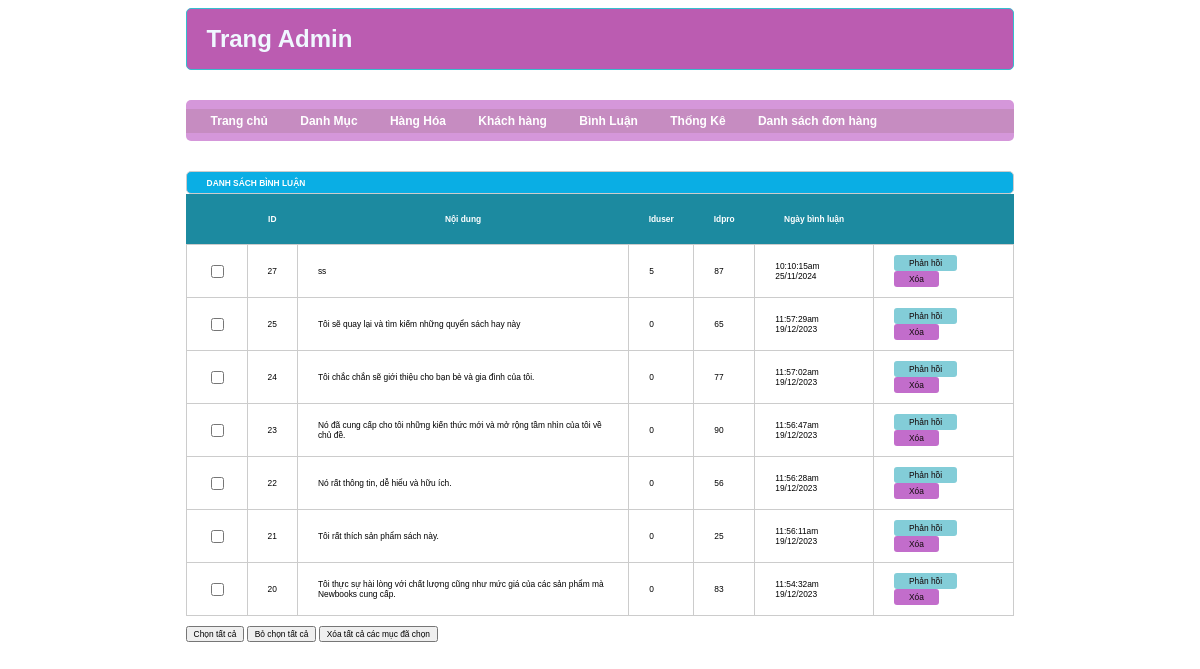
Screenshot of /admin/index.php?act=dsbl with the database file from the repository.
### tables this page shows
CREATE TABLE `binhluan` (
  `id` int(10) NOT NULL,
  `noidung` varchar(255) NOT NULL,
  `iduser` int(10) NOT NULL,
  `idpro` int(10) NOT NULL,
  `ngaybinhluan` varchar(30) NOT NULL
);

### model/pdo.php (called while the page is built, shortened)
<?php
function pdo_get_connection(){
    $dburl = "mysql:host=localhost;dbname=newbooks;charset=utf8";
    $username = 'root';
    $password = '';
    $conn = new PDO($dburl, $username, $password);
    $conn->setAttribute(PDO::ATTR_ERRMODE, PDO::ERRMODE_EXCEPTION);
    return $conn;
}
function pdo_query($sql){
    $sql_args = array_slice(func_get_args(), 1);
    try{
        $conn = pdo_get_connection();
        $stmt = $conn->prepare($sql);
        $stmt->execute($sql_args);
        $rows = $stmt->fetchAll();
        return $rows;
    }
    catch(PDOException $e){
        throw $e;
    }
    finally{
        unset($conn);
    }
}

### model/binhluan.php (called while the page is built, shortened)
<?php
    function loadall_binhluan($idpro){
        $sql="select * from  binhluan where 1";
        $sql.=" order by id desc";
        $listbl=pdo_query($sql);
        return $listbl;
    }
?>

### admin/binhluan/list.php (the view)
<div class="row">
    <div class="row frmtitle">
        <h1>DANH SÁCH BÌNH LUẬN </h1>
    </div>
    <div class="row frmcontennt">
            <div class="row mb10 frmdsloai">
             <table>
                <tr>
                    <th></th>
                    <th>ID</th>
                    <th>Nội dung</th>
                    <th>Iduser</th>
                    <th>Idpro</th>
                    <th>Ngày bình luận</th>
                    <th></th>
                </tr>
                <?php
                    foreach ($listbinhluan as $binhluan){
                        extract($binhluan);
                        $phanhoibl = "index.php?act=phanhoibl&id=".$id;
                        $xoabl = "index.php?act=xoabl&id=".$id;
                        echo '<tr>
                                <td><input type="checkbox" name="" id=""></td>
                                <td>'.$id.'</td>
                                <td>'.$noidung.'</td>
                                <td>'.$iduser.'</td>
                                <td>'.$idpro.'</td>
                                <td>'.$ngaybinhluan.'</td>
                                <td>
                                     <div class="mauxanh">
                                         <a href="'.$phanhoibl.'"><input type="button" value="Phản hồi"></a>
                                     </div>
                                     <div class="maudo">
                                         <a href="'.$xoabl.'"><input type="button" value="Xóa"></a>
                                     </div>
                                </td>
                        <tr>';
                    }
                ?>
             </table>
            </div>
            <div class="row mb10">
                <input type="button" value="Chọn tất cả">
                <input type="button" value="Bỏ chọn tất cả">
                <input type="button" value="Xóa tất cả các mục đã chọn">
            </div>
    </div>
</div>

### admin/header.php (shortened to what this page needs)
<!DOCTYPE html>
<html lang="en">
<head>
    <link rel="stylesheet" href="../css/style.css">
</head>
<body>
    <div class="boxcenter">
        <div class="row mb headeradmin">
            <h1> Trang Admin </h1>
        </div>
        <div class="row mb menu">
            <ul>
            <li><a href="index.php">Trang chủ</a></li>
                <li><a href="index.php?act=adddm">Danh Mục</a></li>
                <li><a href="index.php?act=addsp">Hàng Hóa</a></li>
                <li><a href="index.php?act=dskh">Khách hàng</a></li>
                <li><a href="index.php?act=dsbl">Bình Luận</a></li>
                <li><a href="index.php?act=thongke">Thống Kê</a></li>
                <li><a href="index.php?act=listbill">Danh sách đơn hàng</a></li>
            </ul>
        </div>

### admin/index.php (shortened to what this page needs)
<?php
    include "../model/pdo.php";
    include "../model/binhluan.php";
    include "../model/cart.php";
    include "header.php";
    if(isset($_GET['act'])){
        $act = $_GET['act'];
        switch ($act) {
                case 'dsbl':
                    $listbinhluan=loadall_binhluan(0);
                    include "binhluan/list.php";
                    break;
        }
    }else{
        include "home.php";
    }
    include "footer.php";
?>

### admin/footer.php
</body>
</html>

### css/style.css (style rules this page uses)
* { box-sizing: border-box; font-family: sans-serif; font-size: 0.7vw; }
.boxcenter { width: 70%; margin: 0 auto; }
.row { float: left; width: 100%; }
.mb { margin-bottom: 30px; }
.mb10 { margin-bottom: 10px; }
.menu { background-color: rgb(213, 151, 218); color: #ccc; border-radius: 5px; }
.menu ul { background-color: rgb(198, 140, 193); padding: 5px 10px; }
.menu ul li { list-style-type: none; display: inline-block; padding: 0 15px; }
.menu ul li a { text-decoration: none; color: #fff; font-size: 1vw; font-weight: 700; }
.headeradmin { background-color: rgb(187, 92, 177); border: 1px solid #35bece ; color:aliceblue; border-radius: 5px; padding: 0 20px; }
.headeradmin h1 { font-size: 2vw; }
.frmtitle { background-color: #0aaee4; border: 1px solid #ccc ; color: #fff; border-radius: 5px; padding: 0 20px; }
.frmdsloai table { width: 100%; border-collapse: collapse; }
.frmdsloai table th { background-color: #1c8aa0; padding: 20px; color: #fff; }
.frmdsloai table td { padding: 10px 20px; border: 1px #ccc solid; }
.mauxanh { display: inline-block; }
.mauxanh input[type="button"] { background-color: rgb(131, 205, 216); display: inline-block; color: #120303; border: none; padding: 3px 15px; border-radius: 3px; }
.maudo { display: inline-block; }
.maudo input[type="button"] { background-color: rgb(194, 109, 203); display: inline-block; color: #110a0a; border: none; padding: 3px 15px; border-radius: 3px; }

### rows the page displays
binhluan: id "27", noidung "ss", iduser "5", idpro "87", ngaybinhluan "10:10:15am 25/11/2024"
binhluan: id "25", noidung "Tôi sẽ quay lại và tìm kiếm những quyển sách hay này", iduser "0", idpro "65", ngaybinhluan "11:57:29am 19/12/2023"
binhluan: id "24", noidung "Tôi chắc chắn sẽ giới thiệu cho bạn bè và gia đình của tôi.", iduser "0", idpro "77", ngaybinhluan "11:57:02am 19/12/2023"
binhluan: id "23", noidung "Nó đã cung cấp cho tôi những kiến thức mới và mở rộng tầm nhìn của tôi về chủ đề.", iduser "0", idpro "90", ngaybinhluan "11:56:47am 19/12/2023"
binhluan: id "22", noidung "Nó rất thông tin, dễ hiểu và hữu ích.", iduser "0", idpro "56", ngaybinhluan "11:56:28am 19/12/2023"
binhluan: id "21", noidung "Tôi rất thích sản phẩm sách này.", iduser "0", idpro "25", ngaybinhluan "11:56:11am 19/12/2023"
binhluan: id "20", noidung "Tôi thực sự hài lòng với chất lượng cũng như mức giá của các sản phẩm mà Newbooks cung cấp.", iduser "0", idpro "83", ngaybinhluan "11:54:32am 19/12/2023"
